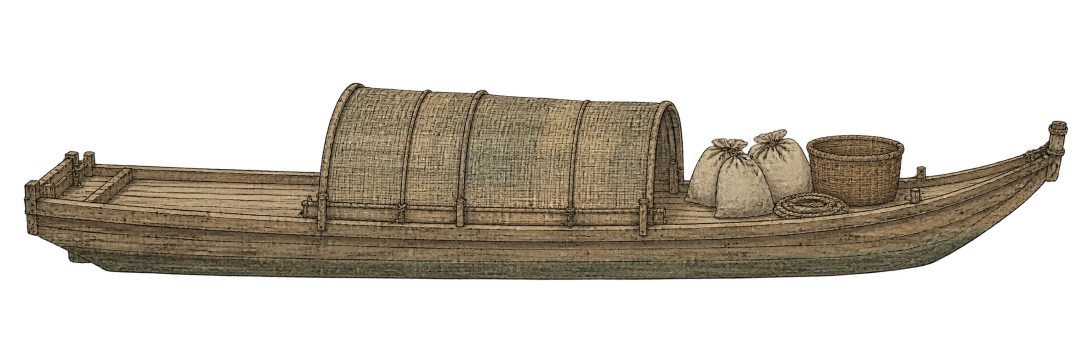
#> input picture contents/qingming-riverside/raw/overlays/boat.webp, 2172 x 724 px, given in place of district-west.webp, which was not available (shown at 1/2 size)
$ python stitch-districts.py
#> lines starting #> are read from the running program, lines starting #| are printed output that depends on the picture; pictures that were not available may be replaced by others from this repository, and a replacement may not be noted
#!/usr/bin/env python3
"""Stitch west|center|east into contents/qingming-riverside/raw/background.webp without white seam bleed."""
from pathlib import Path
import numpy as np
from PIL import Image

REPO = Path(__file__).resolve().parents[2]
ASSETS = REPO / "third_party/qingming-riverside/assets"
OUT = REPO / "contents/qingming-riverside/raw"
W, H, FEATHER = 2172, 724, 48


def fit(im: Image.Image) -> Image.Image:
    im = im.convert("RGB")
    return im if im.size == (W, H) else im.resize((W, H), Image.Resampling.LANCZOS)


def crossfade(arr: np.ndarray, left: Image.Image, right: Image.Image, seam: int, feather: int = FEATHER) -> None:
    half = feather // 2
    la, ra = np.array(left), np.array(right)
    for i in range(feather):
        x = seam - half + i
        if not (0 <= x < arr.shape[1]):
            continue
        t = (i + 0.5) / feather
        li, ri = x - (seam - W), x - seam
        if not (0 <= li < W and 0 <= ri < W):
            continue
        arr[:, x] = (1 - t) * la[:, li] + t * ra[:, ri]


def main() -> None:
    west = fit(Image.open(ASSETS / "district-west.webp"))
#> in fit, `im = im.convert("RGB")`:
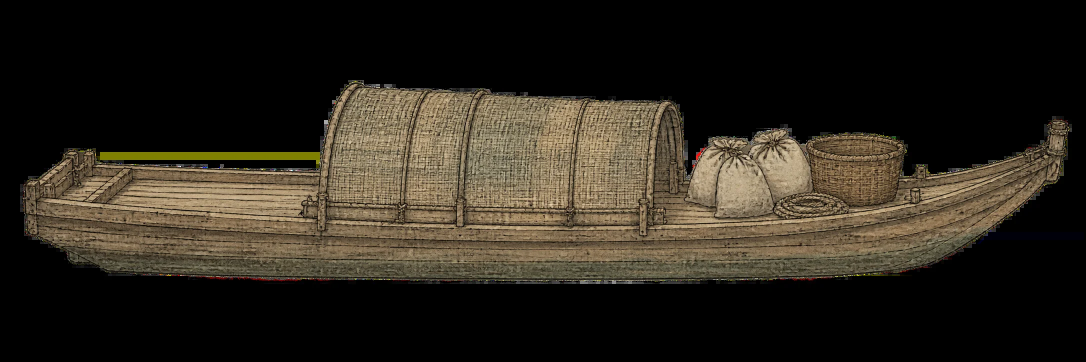
#> im: PIL image 2172x724 RGB (shown at 1/2 size); mean R, G, B 44.2, 38.5, 28.7
    center = fit(Image.open(ASSETS / "street-empty.webp"))
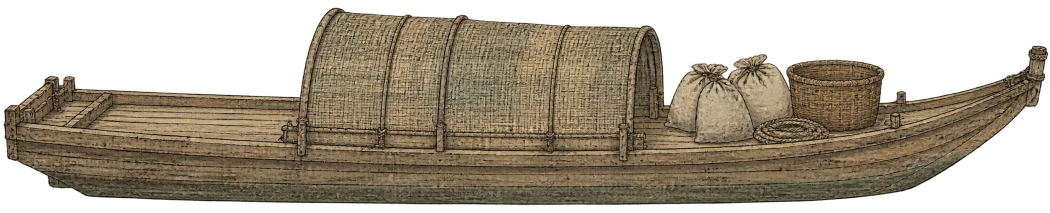
#> input picture contents/qingming-riverside/atlas/boat.webp, 2100 x 425 px, given in place of street-empty.webp, which was not available (shown at 1/2 size)
#> in fit (call 2), `im = im.convert("RGB")`:
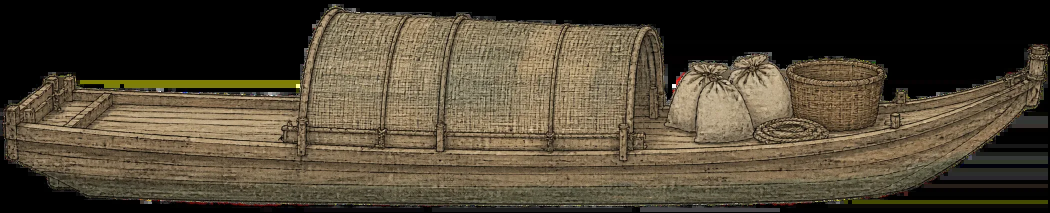
#> im: PIL image 2100x425 RGB (shown at 1/2 size); mean R, G, B 79.1, 69.1, 51.7
#> in fit (call 2), `return im if im.size == (W, H) else im.resize((W, H), Image.Resampling..`:
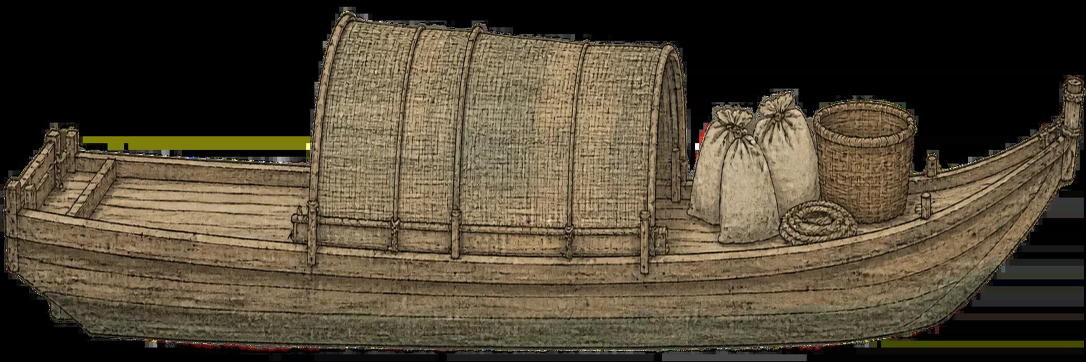
#> returned value: PIL image 2172x724 RGB (shown at 1/2 size); mean R, G, B 79.1, 69.1, 51.7
    east = fit(Image.open(ASSETS / "district-east.webp"))
    canvas = Image.new("RGB", (W * 3, H))
#> canvas: PIL image 6516x724 RGB; every value is 0
    canvas.paste(west, (0, 0))
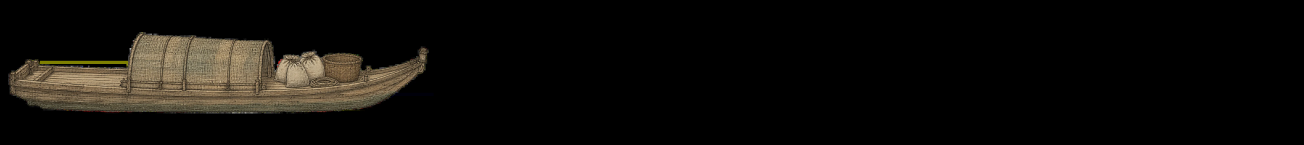
#> canvas: PIL image 6516x724 RGB (shown at 1/5 size); mean R, G, B 14.7, 12.8, 9.6
    canvas.paste(center, (W, 0))
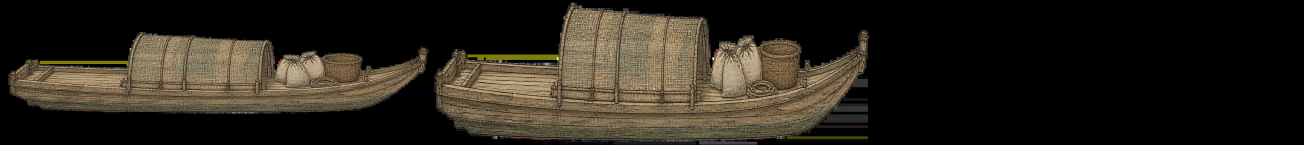
#> canvas: PIL image 6516x724 RGB (shown at 1/5 size); mean R, G, B 41.1, 35.9, 26.8
    canvas.paste(east, (W * 2, 0))
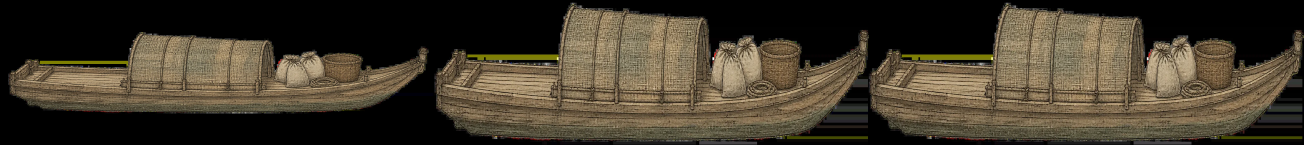
#> canvas: PIL image 6516x724 RGB (shown at 1/5 size); mean R, G, B 67.5, 58.9, 44.1
    arr = np.array(canvas, dtype=np.float32)
    crossfade(arr, west, center, W)
    crossfade(arr, center, east, W * 2)
    OUT.mkdir(parents=True, exist_ok=True)
    out = Image.fromarray(np.clip(arr, 0, 255).astype(np.uint8))
    path = OUT / "background.webp"
    out.save(path, "WEBP", quality=85, method=6)
    print(f"wrote {path} {out.size}")
#| wrote contents/qingming-riverside/raw/background.webp (6516, 724)


if __name__ == "__main__":
    main()
